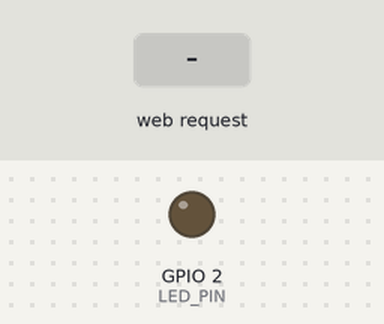
Bench run of a sketch on a simulated ESP32. On the bench: output pins drawn as LEDs (lit = HIGH). The inputs (shaded band) are chosen by the test bench. WiFi joins after 1.5 s; servers stay silent unless stated; what the sketch prints to the serial monitor is not drawn.

Above: at 2.7 s.
2.8 s: HTTP request GET /api/led?state=1 received
At 4.0 s:
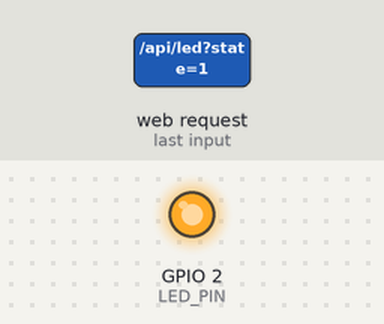
4.3 s: HTTP request GET /api/led received
At 5.2 s:
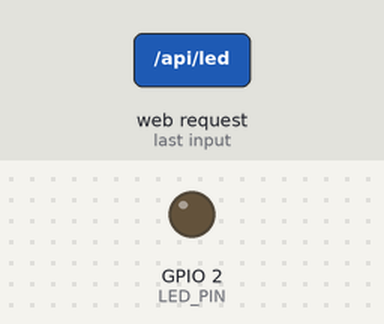
Timing chart, 0 to 7.3 s (numbered marks = the images above; inputs shaded):
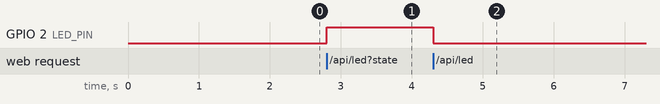

The sketch:

esp32_server.ino
```cpp
#include <WiFi.h>
#include <WebServer.h>

const char* WIFI_SSID = "YOUR_WIFI_NAME";
const char* WIFI_PASS = "YOUR_WIFI_PASSWORD";

const int LED_PIN = 2;      // built-in LED on most ESP32 boards
const int SENSOR_PIN = 34;  // any ADC pin

WebServer server(80);
bool ledOn = false;

void addCors() {
  server.sendHeader("Access-Control-Allow-Origin", "*");
  server.sendHeader("Access-Control-Allow-Private-Network", "true");
  server.sendHeader("Access-Control-Allow-Methods", "GET, OPTIONS");
  server.sendHeader("Access-Control-Allow-Headers", "*");
}

void handleStatus() {
  addCors();
  String json = "{\"led\":" + String(ledOn ? 1 : 0) +
                ",\"sensor\":" + String(analogRead(SENSOR_PIN)) + "}";
  server.send(200, "application/json", json);
}

void handleLed() {
  addCors();
  ledOn = server.arg("state") == "1";
  digitalWrite(LED_PIN, ledOn ? HIGH : LOW);
  server.send(200, "application/json", "{\"ok\":true}");
}

void handlePreflight() {
  addCors();
  server.send(204);
}

void setup() {
  Serial.begin(115200);
  pinMode(LED_PIN, OUTPUT);

  WiFi.begin(WIFI_SSID, WIFI_PASS);
  while (WiFi.status() != WL_CONNECTED) { delay(500); Serial.print("."); }
  Serial.println("\nESP32 address: " + WiFi.localIP().toString());

  server.on("/api/status", HTTP_GET, handleStatus);
  server.on("/api/led", HTTP_GET, handleLed);
  server.onNotFound(handlePreflight);  // answers OPTIONS preflight requests
  server.begin();
}

void loop() {
  server.handleClient();
}
```

Measured:
- after the input at 2.8 s, GPIO 2 (LED_PIN): LOW → HIGH at once
- after the input at 4.3 s, GPIO 2 (LED_PIN): HIGH → LOW at once
